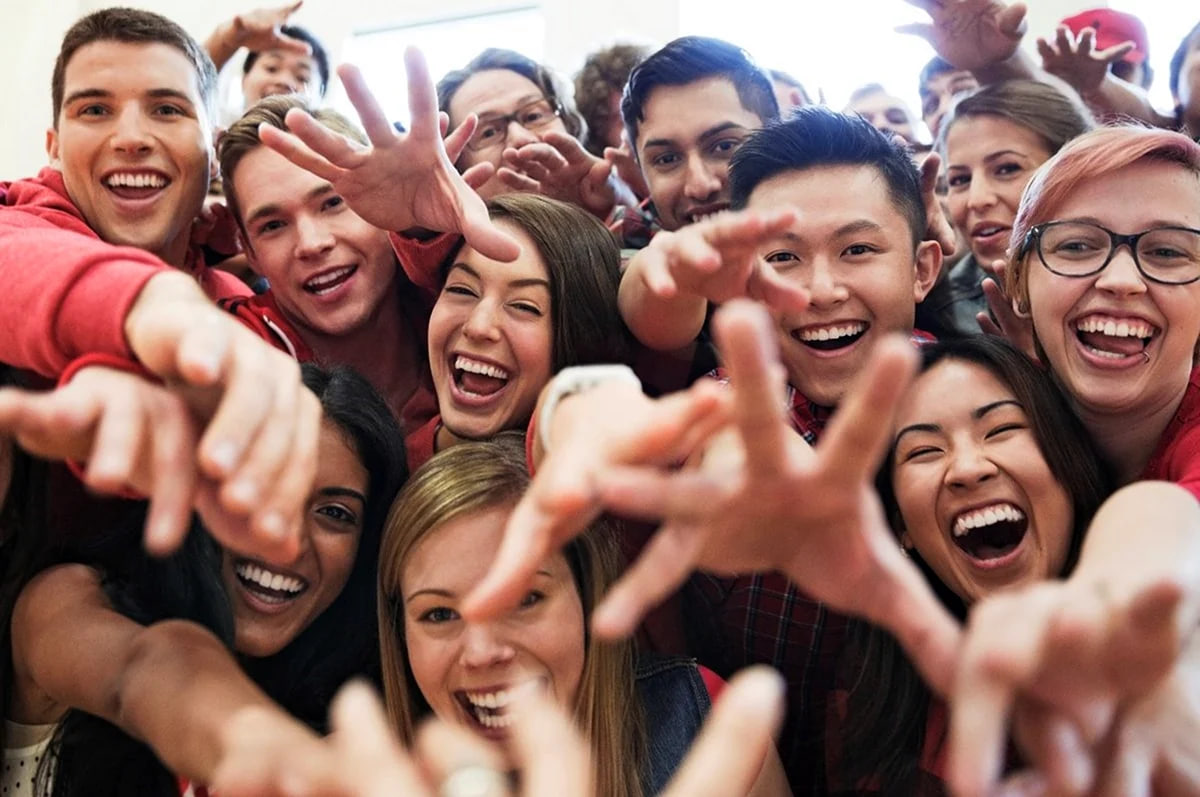
#> input picture image.jpg, 1200 x 797 px
$ python face_detection.py
#> lines starting #> are read from the running program, lines starting #| are printed output that depends on the picture; after the words box and inside, x2 and y2 are one past the last pixel; in counts of white or black regions, pixels touching at a corner belong together
import cv2
import os

def detect_faces(image_path: str):
#> called with image_path = 'image.jpg'
    face_cascade = cv2.CascadeClassifier(cv2.data.haarcascades + 'haarcascade_frontalface_default.xml')  # загрузка каскадного классификатора для обнаружения лиц
    img = cv2.imread(image_path)
#> img is the input picture: shape (797, 1200, 3); mean B, G, R 102.1, 109.7, 146.5
    gray = cv2.cvtColor(img, cv2.COLOR_BGR2GRAY)  # изображение -> оттенки серого для лучшего обнаружения лиц
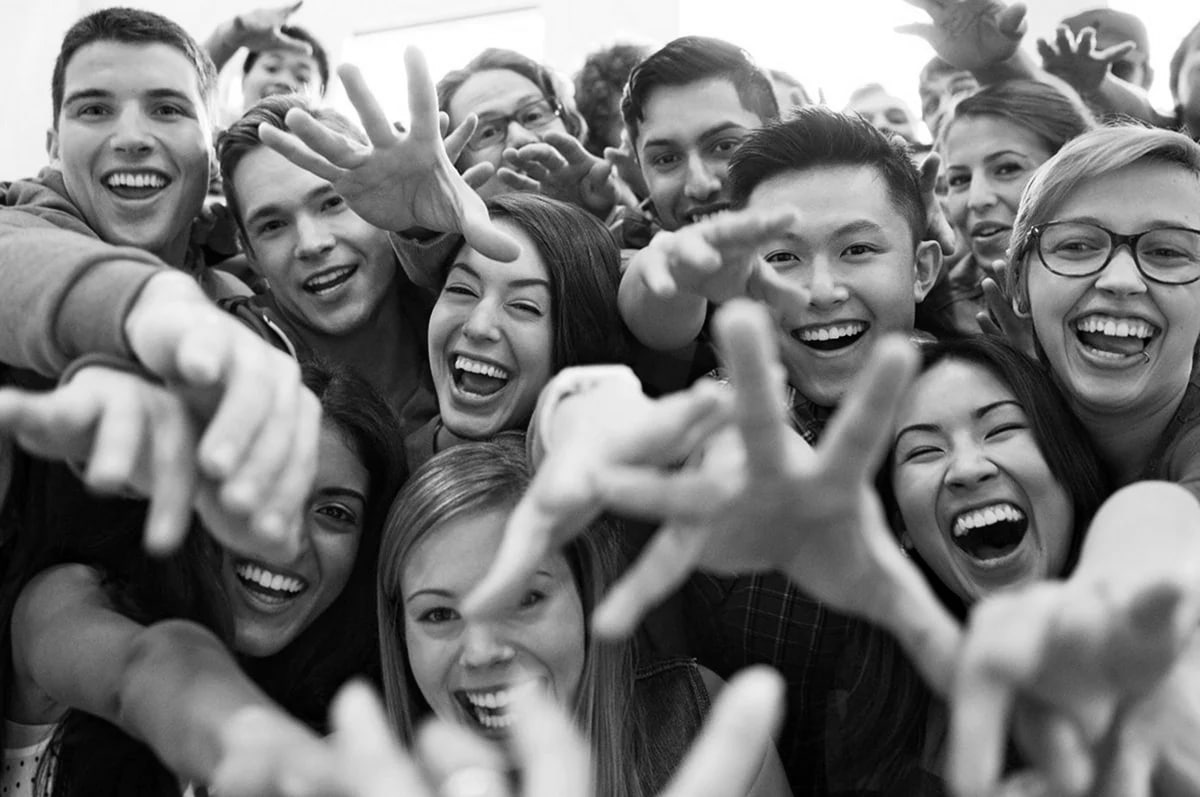
#> gray: shape (797, 1200); min 0, max 255, mean 119.9
    faces = face_cascade.detectMultiScale(gray, 1.3, 5)  # обнаружение
#> faces = [[910, 119, 143, 143], [34, 34, 188, 188], [404, 237, 170, 170], [866, 359, 193, 193], [376, 535, 206, 206], [719, 165, 221, 221]]
    faces_count = len(faces)
#> faces_count = 6

    if faces_count == 1:
        print(f"Найдено {faces_count} лицо")
    elif 2 <= faces_count <= 4:
        print(f"Найдено {faces_count} лица")
    else:
        print(f"Найдено {faces_count} лиц")
#| Найдено 6 лиц

    for (x, y, w, h) in faces:  # рисуем прямоугольники вокруг лиц
        cv2.rectangle(img, (x, y), (x + w, y + h), (255, 0, 0), 2)
#> this loop made 6 passes
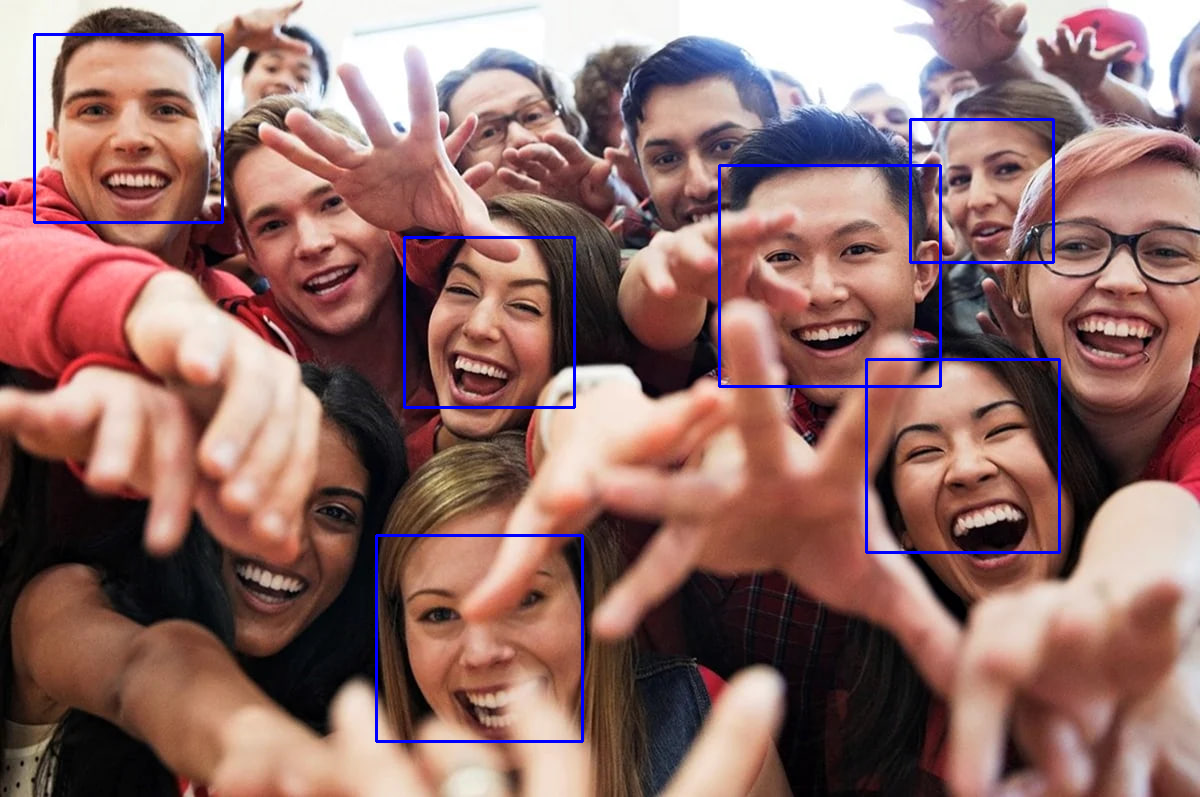
#> img: shape (797, 1200, 3); 1.4% of pixels changed, all inside (x1, y1, x2, y2) = (33, 33, 1061, 743)

    # Получаем путь к папке, где находится сам скрипт
    script_directory = os.path.dirname(os.path.abspath(__file__))

    # Формируем путь к выходному файлу
    output_path = os.path.join(script_directory, 'output_faces.jpg')

    cv2.imwrite(output_path, img)
    print(f"Изображение с результатом сохранено в {output_path}")

if __name__ == "__main__":
    image_path = 'image.jpg'
    detect_faces(image_path)
